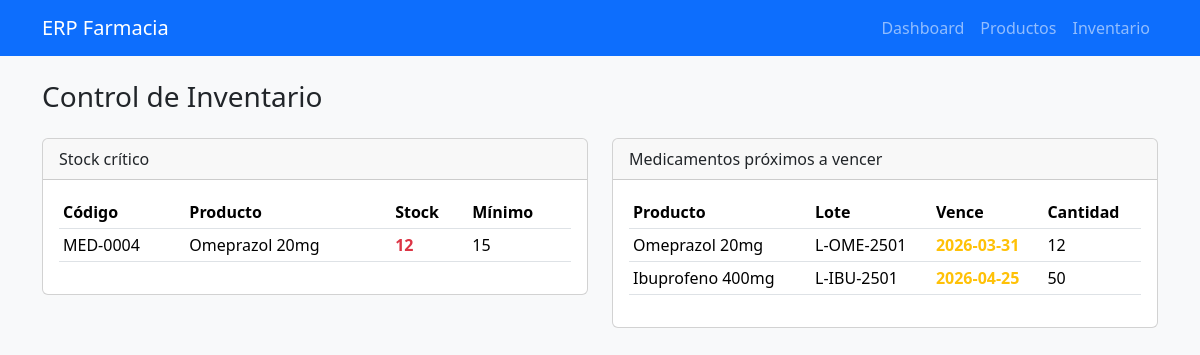
Page /inventario on the committed database.
### tables this page shows
CREATE TABLE productos (
    id INT AUTO_INCREMENT PRIMARY KEY,
    categoria_id INT,
    codigo VARCHAR(50) NOT NULL UNIQUE,
    nombre VARCHAR(140) NOT NULL,
    principio_activo VARCHAR(140),
    laboratorio VARCHAR(120),
    precio_compra DECIMAL(12,2) NOT NULL DEFAULT 0,
    precio_venta DECIMAL(12,2) NOT NULL DEFAULT 0,
    stock_actual INT NOT NULL DEFAULT 0,
    stock_minimo INT NOT NULL DEFAULT 0,
    creado_en TIMESTAMP DEFAULT CURRENT_TIMESTAMP,
    FOREIGN KEY (categoria_id) REFERENCES categorias(id)
);

CREATE TABLE lotes (
    id INT AUTO_INCREMENT PRIMARY KEY,
    producto_id INT NOT NULL,
    lote_codigo VARCHAR(60) NOT NULL,
    fecha_vencimiento DATE NOT NULL,
    cantidad_disponible INT NOT NULL,
    FOREIGN KEY (producto_id) REFERENCES productos(id)
);

### app/Core/View.php (called while the page is built, shortened)
<?php
final class View
{
    public static function render(string $view, array $data = []): void
    {
        require __DIR__ . '/../Views/layouts/main.php';
    }
}

### app/Core/Controller.php (called while the page is built, shortened)
<?php
abstract class Controller
{
    protected function view(string $view, array $data = []): void
    {
        View::render($view, $data);
    }
}

### app/Controllers/InventoryController.php (called while the page is built, shortened)
<?php
final class InventoryController extends Controller
{
    public function index(): void
    {
        $model = new InventoryModel();
        $this->view('inventory/index', [
            'criticalStock' => $model->criticalStock(),
            'expiringSoon' => $model->expiringSoon(),
        ]);
    }
}

### public/index.php (called while the page is built, shortened)
<?php
$router = new Router();
$router->get('/', static fn () => (new DashboardController())->index());
$router->get('/productos', static fn () => (new ProductController())->index());
$router->get('/inventario', static fn () => (new InventoryController())->index());
$router->dispatch($_SERVER['REQUEST_METHOD'] ?? 'GET', $_SERVER['REQUEST_URI'] ?? '/');

### app/Core/Router.php (called while the page is built, shortened)
<?php
final class Router
{
    private array $routes = [];
    public function get(string $path, callable $handler): void
    {
        $this->routes['GET:' . $this->normalizePath($path)] = $handler;
    }
    public function dispatch(string $method, string $uri): void
    {
        $path = parse_url($uri, PHP_URL_PATH) ?: '/';
        $key = strtoupper($method) . ':' . $this->normalizePath($path);
        ($this->routes[$key])();
    }
    private function normalizePath(string $path): string
    {
        if ($path === '/' || $path === '') {
            return '/';
        }
        return '/' . trim($path, '/');
    }
}

### app/Models/InventoryModel.php (called while the page is built, shortened)
<?php
final class InventoryModel
{
    public function criticalStock(): array
    {
        $db = Database::connection();
        try {
            return $db->query(
                'SELECT codigo, nombre, stock_actual, stock_minimo
                 FROM productos
                 WHERE stock_actual <= stock_minimo
                 ORDER BY stock_actual ASC'
            )->fetchAll();
        } catch (PDOException) {
            return [];
        }
    }
    public function expiringSoon(int $days = 60): array
    {
        $db = Database::connection();
        try {
            $stmt = $db->prepare(
                'SELECT p.nombre, l.lote_codigo, l.fecha_vencimiento, l.cantidad_disponible
                 FROM lotes l
                 INNER JOIN productos p ON p.id = l.producto_id
                 WHERE l.fecha_vencimiento BETWEEN CURDATE() AND DATE_ADD(CURDATE(), INTERVAL :dias DAY)
                 ORDER BY l.fecha_vencimiento ASC'
            );
            $stmt->bindValue(':dias', $days, \PDO::PARAM_INT);
            $stmt->execute();
            return $stmt->fetchAll();
        } catch (PDOException) {
            return [];
        }
    }
}

### app/Views/inventory/index.php (the view, shortened to what this page needs)
<h1 class="h3 mb-4">Control de Inventario</h1>
<div class="row g-4">
    <div class="col-lg-6">
        <div class="card">
            <div class="card-header">Stock crítico</div>
            <div class="card-body table-responsive">
                <table class="table table-sm">
                    <thead><tr><th>Código</th><th>Producto</th><th>Stock</th><th>Mínimo</th></tr></thead>
                    <tbody>
                    <?php foreach ($criticalStock as $item): ?>
                        <tr>
                            <td><?= htmlspecialchars((string) $item['codigo']); ?></td>
                            <td><?= htmlspecialchars((string) $item['nombre']); ?></td>
                            <td class="text-danger fw-bold"><?= (int) $item['stock_actual']; ?></td>
                            <td><?= (int) $item['stock_minimo']; ?></td>
                        </tr>
                    <?php endforeach; ?>
                    </tbody>
                </table>
            </div>
        </div>
    </div>
    <div class="col-lg-6">
        <div class="card">
            <div class="card-header">Medicamentos próximos a vencer</div>
            <div class="card-body table-responsive">
                <table class="table table-sm">
                    <thead><tr><th>Producto</th><th>Lote</th><th>Vence</th><th>Cantidad</th></tr></thead>
                    <tbody>
                    <?php foreach ($expiringSoon as $item): ?>
                        <tr>
                            <td><?= htmlspecialchars((string) $item['nombre']); ?></td>
                            <td><?= htmlspecialchars((string) $item['lote_codigo']); ?></td>
                            <td class="text-warning fw-bold"><?= htmlspecialchars((string) $item['fecha_vencimiento']); ?></td>
                            <td><?= (int) $item['cantidad_disponible']; ?></td>
                        </tr>
                    <?php endforeach; ?>
                    </tbody>
                </table>
            </div>
        </div>
    </div>
</div>

### rows in the picture
productos: codigo "MED-0004", nombre "Omeprazol 20mg", stock_actual "12", stock_minimo "15"
lotes: producto.nombre "Omeprazol 20mg", lote_codigo "L-OME-2501", fecha_vencimiento "2026-03-31", cantidad_disponible "12"
lotes: producto.nombre "Ibuprofeno 400mg", lote_codigo "L-IBU-2501", fecha_vencimiento "2026-04-25", cantidad_disponible "50"
